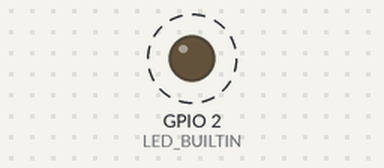
Simulated run of this sketch. Board: ESP8266 (NodeMCU). On the bench: output pins drawn as LEDs (lit = HIGH, except the on-board LED, lit = LOW). Dashed ring = blinking. WiFi joins after 1.5 s; servers stay silent unless stated.

Above: at 1.55 s.
Timing chart, 0 to 4.5 s (numbered marks = the images above):
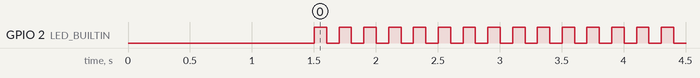

Measured:
- by itself, GPIO 2 (LED_BUILTIN): alternates HIGH for 0.10 s and LOW for 0.10 s

The sketch:

ArduinoOTA.ino
```cpp
#include "OTAProtocol.h"

void setup() {
  pinMode(LED_BUILTIN, OUTPUT);
  iniciar();
}

void loop() {
  handle();

  digitalWrite(LED_BUILTIN, HIGH);
  delay(100);
  digitalWrite(LED_BUILTIN, LOW);
  delay(100);
}
```

OTAProtocol.h
```cpp
#include <ESP8266WiFi.h>
#include <WiFiUdp.h>
#include <ArduinoOTA.h>

#include "claves.h"

void iniciar(){
  WiFi.mode(WIFI_STA);
  WiFi.begin(SECRET_SSID, SECRET_PASS);
  while (WiFi.waitForConnectResult() != WL_CONNECTED) {
    delay(5000);
    ESP.restart();
  }
  ArduinoOTA.begin();
}

void handle(){
  ArduinoOTA.handle();
}
```

claves.h
```cpp
#define SECRET_SSID "CHACABUCO01"
#define SECRET_PASS "copito1234"
```
